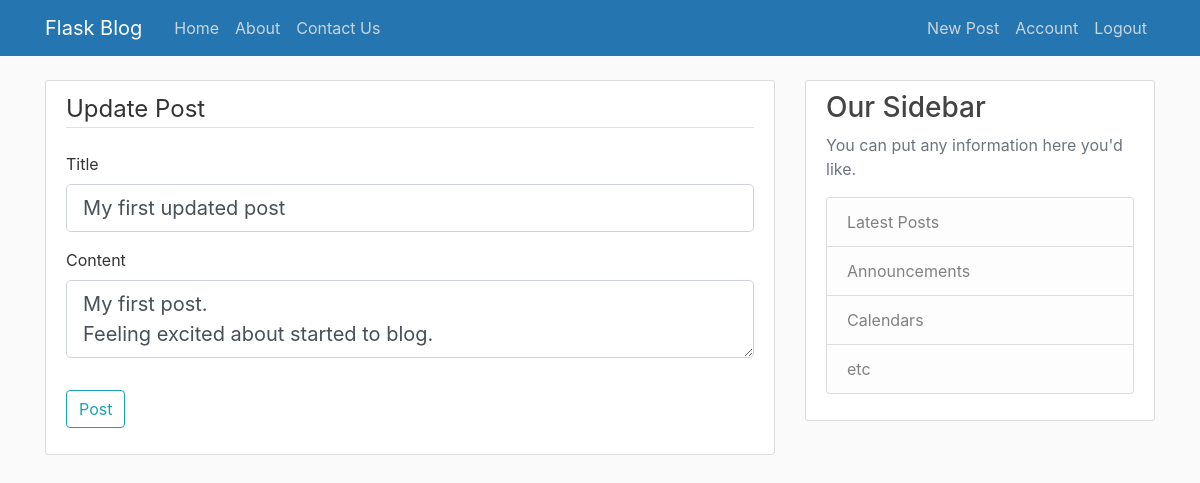
The page /post/1/update (signed in) on the database its author committed.
### flaskblog/models.py (models this page shows, shortened)
class Post(db.Model):
    id = db.Column(db.Integer, primary_key=True)
    title = db.Column(db.String(100), nullable=False)
    date_posted = db.Column(db.DateTime, nullable=False, default=datetime.utcnow)
    content = db.Column(db.Text, nullable=False)
    user_id = db.Column(db.Integer, db.ForeignKey("user.id"), nullable=False)

### flaskblog/routes.py (the view)
@app.route("/post/<int:post_id>/update", methods=["GET", "POST"])
@login_required
def update_post(post_id):
    post = Post.query.get_or_404(post_id)
    if post.author != current_user:
        abort(403)
    form = PostForm()
    if form.validate_on_submit():
        post.title = form.title.data
        post.content = form.content.data
        db.session.commit()
        flash("Your post has been updated!", "success")
        return redirect(url_for("post", post_id=post.id))
    elif request.method == "GET":
        form.title.data = post.title
        form.content.data = post.content
    return render_template(
        "create_post.html",
        title="Update Post: " + post.title,
        form=form,
        legend="Update Post",
    )

### flaskblog/forms.py
class PostForm(FlaskForm):
    title = StringField("Title", validators=[DataRequired()])
    content = TextAreaField("Content", validators=[DataRequired()])
    submit = SubmitField("Post")

### flaskblog/models.py (called while the page is built)
@login_manager.user_loader
def load_user(user_id):
    return User.query.get(int(user_id))

### flaskblog/templates/create_post.html (shortened to what this page needs)
{% extends "layout.html" %}{% block content %}
<div class="content-section">
  <form action="" method="POST">
    <fieldset class="form-group">
      <legend class="border-bottom mb-4">{{ legend }}</legend>
      <div class="form-group">
        {{ form.title.label(class="form-control-label") }} {% if
        form.title.errors %} {{ form.title(class="form-control form-control-lg
        is-invalid") }}
        <div class="invalid-feedback">
          {% for error in form.title.errors %}
          <span>{{ error }}</span>
          {% endfor %}
        </div>
        {% else %} {{ form.title(class="form-control form-control-lg") }} {%
        endif %}
      </div>
      <div class="form-group">
        {{ form.content.label(class="form-control-label") }} {% if
        form.content.errors %} {{ form.content(class="form-control
        form-control-lg is-invalid") }}
        <div class="invalid-feedback">
          {% for error in form.content.errors %}
          <span>{{ error }}</span>
          {% endfor %}
        </div>
        {% else %} {{ form.content(class="form-control form-control-lg") }} {%
        endif %}
      </div>
    </fieldset>
    <div class="form-group">
      {{ form.submit(class="btn btn-outline-info") }}
    </div>
  </form>
</div>
{% endblock content %}

### flaskblog/static/main.css (style rules this page uses)
body { background: #fafafa; color: #333333; margin-top: 5rem; }
.content-section { background: #ffffff; padding: 10px 20px; border: 1px solid #dddddd; border-radius: 3px; margin-bottom: 20px; }

### rows shown on the page
Post: title "My first updated post", content "My first post. Feeling excited about started to blog."

### other values the page prints
{{ legend }} "Update Post"
